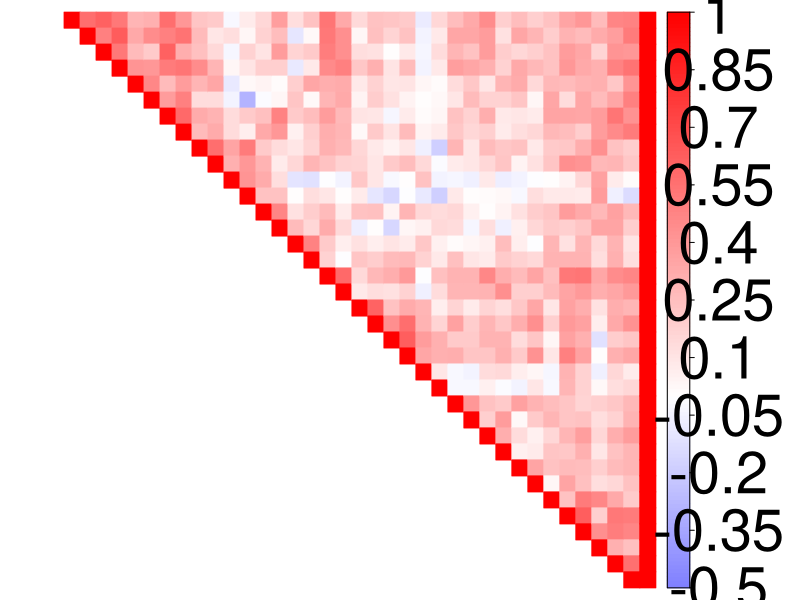

This figure's R source: (Note: this script raises an error after producing the figure.)
## ---- chunk 1
library(tidyverse)
library(corrplot)
library(emmeans)
## ---- chunk 2
childhood <- read.csv(file='../results/ROI-ROI correlations/childhood.csv')
rownames(childhood) <- childhood$X
childhood$X <- NULL
childhood <- data.matrix(childhood)
childhood <- atan(childhood)
childhood[is.na(childhood)] <-1 

png(height=1800, width=1800, file="../childhood_correlations.png")
corrplot(childhood, tl.col = "black", col=colorRampPalette(c("blue","white","red"))(200), tl.pos='n', col.lim = c(-0.5,1), type="upper", method="color",  cl.cex = 3.5)
dev.off()

childhood_auditory <- childhood[1:18]
childhood_auditory <-
  childhood_auditory %>% filter(row(childhood_auditory) == 1:18)
childhood_auditory$X <- NULL
childhood_auditory <- data.matrix(childhood_auditory)
childhood_auditory <- atan(childhood_auditory)
mean(childhood_auditory, na.rm=TRUE)

childhood_reward <- childhood[19:36]
childhood_reward <-
  childhood_reward %>% filter(row(childhood_reward) == 19:36)
childhood_reward$X <- NULL
childhood_reward <- data.matrix(childhood_reward)
childhood_reward <- atan(childhood_reward)
mean(childhood_reward, na.rm=TRUE)

childhood_mpfc <- childhood$mPFC
mean(atan(childhood_mpfc), na.rm=TRUE)

childhood_mpfc_reward <- childhood_mpfc[19:36]
mean(atan(childhood_mpfc_reward), na.rm=TRUE)

childhood_mpfc_auditory <- childhood_mpfc[1:18]
mean(atan(childhood_mpfc_auditory), na.rm=TRUE)
## ---- chunk 3
adolescence <- read.csv(file='../results/ROI-ROI correlations/adolescence.csv')
rownames(adolescence) <- adolescence$X
adolescence$X <- NULL
adolescence <- data.matrix(adolescence)
adolescence <- atan(adolescence)
adolescence[is.na(adolescence)] <- 1

png(height=1800, width=1800, file="../adolescence_correlations.png")
corrplot(adolescence, tl.col = "black", col=colorRampPalette(c("blue","white","red"))(200), tl.pos='n', col.lim = c(-0.5,1), type="upper", method="color", cl.cex = 3.5)
dev.off()

adolescence_auditory <- adolescence[1:18]
adolescence_auditory <-
  adolescence_auditory %>% filter(row(adolescence_auditory) == 1:18)
adolescence_auditory$X <- NULL
adolescence_auditory <- data.matrix(adolescence_auditory)
adolescence_auditory <- atan(adolescence_auditory)
mean(adolescence_auditory, na.rm=TRUE)

adolescence_reward <- adolescence[19:36]
adolescence_reward <-
  adolescence_reward %>% filter(row(adolescence_reward) == 19:36)
adolescence_reward$X <- NULL
adolescence_reward <- data.matrix(adolescence_reward)
adolescence_reward <- atan(adolescence_reward)
mean(adolescence_reward, na.rm=TRUE)

adolescence_mpfc <- adolescence$mPFC
mean(atan(adolescence_mpfc), na.rm=TRUE)

adolescence_mpfc_reward <- adolescence_mpfc[19:36]
mean(atan(adolescence_mpfc_reward), na.rm=TRUE)

adolescence_mpfc_auditory <- adolescence$mPFC[1:18]
mean(atan(adolescence_mpfc_auditory), na.rm=TRUE)
## ---- chunk 4
youngadulthood <- read.csv(file='../results/ROI-ROI correlations/youngadulthood.csv')
rownames(youngadulthood) <- youngadulthood$X
youngadulthood$X <- NULL
youngadulthood <- data.matrix(youngadulthood)
youngadulthood <- atan(youngadulthood)
youngadulthood[is.na(youngadulthood)] <- 1
png(height=1800, width=1800, file="../ya_correlations.png")
corrplot(youngadulthood, tl.pos='n', col=colorRampPalette(c("blue","white","red"))(200), col.lim = c(-0.5,1), type="upper", cl.cex = 3.5,method="color")
dev.off()

youngadult_auditory <- youngadulthood[1:18]
youngadult_auditory <-
  youngadult_auditory %>% filter(row(youngadult_auditory) == 1:18)
youngadult_auditory$X <- NULL
youngadult_auditory <- data.matrix(youngadult_auditory)
youngadult_auditory <- atan(youngadult_auditory)
mean(youngadult_auditory, na.rm=TRUE)

ya_mpfc <- youngadulthood$mPFC
mean(atan(ya_mpfc), na.rm=TRUE)

ya_mpfc_reward <- ya_mpfc[19:36]
mean(atan(ya_mpfc_reward), na.rm=TRUE)

ya_mpfc_auditory <- ya_mpfc[1:18]
mean(atan(ya_mpfc_auditory), na.rm=TRUE)
## ---- chunk 5
adulthood <- read.csv(file='../results/ROI-ROI correlations/adulthood.csv')
rownames(adulthood) <- adulthood$X
adulthood$X <- NULL
adulthood <- data.matrix(adulthood)
adulthood <- atan(adulthood)
adulthood[is.na(adulthood)] <- 1
png(height=1800, width=1800, file="../adulthood_correlations.png")
corrplot(adulthood, type="upper", tl.col = "black", col=colorRampPalette(c("blue","white","red"))(200),tl.pos='n', col.lim = c(-0.5,1), cl.cex = 3.5,method="color")
dev.off()

adult_auditory <- adulthood[1:18]
adult_auditory <-
  adult_auditory %>% filter(row(adult_auditory) == 1:18)
adult_auditory$X <- NULL
adult_auditory <- data.matrix(adult_auditory)
adult_auditory <- atan(adult_auditory)
mean(adult_auditory, na.rm=TRUE)

adulthood_mpfc <- adulthood$mPFC
mean(atan(adulthood_mpfc), na.rm=TRUE)

adulthood_mpfc_reward <- adulthood_mpfc[19:36]
mean(atan(adulthood_mpfc_reward), na.rm=TRUE)

adulthood_mpfc_auditory <- adulthood_mpfc[1:18]
mean(atan(adulthood_mpfc_auditory), na.rm=TRUE)

mpfc <- as.data.frame(cbind(adulthood_mpfc, ya_mpfc, adolescence_mpfc, childhood_mpfc))
mpfc_corr <- pivot_longer(mpfc, adulthood_mpfc:childhood_mpfc, values_to = "correlation", names_to = "Time")


mpfc_corr$Time <- factor(mpfc_corr$Time, levels = c("childhood_mpfc", "adolescence_mpfc", "ya_mpfc", "adulthood_mpfc"))

ggplot(mpfc_corr, aes(x=Time, y=correlation)) +
  stat_summary(fun.data = 'mean_se', geom = 'errorbar', width = 0.2) +
  stat_summary(fun.data = 'mean_se', geom = 'pointrange')

aov <- aov(data=mpfc_corr, correlation ~ Time)
summary(aov)

emm <- emmeans(aov, ~ Time)
pairs(emm)

mpfc_reward <- as.data.frame(cbind(adulthood_mpfc_reward, ya_mpfc_reward, adolescence_mpfc_reward, childhood_mpfc_reward))

mpfc_corr_reward <- pivot_longer(mpfc_reward, adulthood_mpfc_reward:childhood_mpfc_reward, values_to = "correlation", names_to = "Time")

mpfc_corr_reward$Time <- factor(mpfc_corr_reward$Time, levels = c("childhood_mpfc_reward", "adolescence_mpfc_reward", "ya_mpfc_reward", "adulthood_mpfc_reward"))

ggplot(mpfc_corr_reward, aes(x=Time, y=correlation)) +
  stat_summary(fun.data = 'mean_se', geom = 'errorbar', width = 0.2) +
  stat_summary(fun.data = 'mean_se', geom = 'pointrange')

aov <- aov(data=mpfc_corr_reward, correlation ~ Time)
summary(aov)


mpfc_auditory <- as.data.frame(cbind(adulthood_mpfc_auditory, ya_mpfc_auditory, adolescence_mpfc_auditory, childhood_mpfc_auditory))

mpfc_corr_auditory <- pivot_longer(mpfc_auditory, adulthood_mpfc_auditory:childhood_mpfc_auditory, values_to = "correlation", names_to = "Time")

mpfc_corr_auditory$Time <- factor(mpfc_corr_auditory$Time, levels = c("childhood_mpfc_auditory", "adolescence_mpfc_auditory", "ya_mpfc_auditory", "adulthood_mpfc_auditory"))

ggplot(mpfc_corr_auditory, aes(x=Time, y=correlation)) +
  stat_summary(fun.data = 'mean_se', geom = 'errorbar', width = 0.2) +
  stat_summary(fun.data = 'mean_se', geom = 'pointrange')

aov <- aov(data=mpfc_corr_auditory, correlation ~ Time)
summary(aov)

emm <- emmeans(aov, ~ Time)
pairs(emm)
